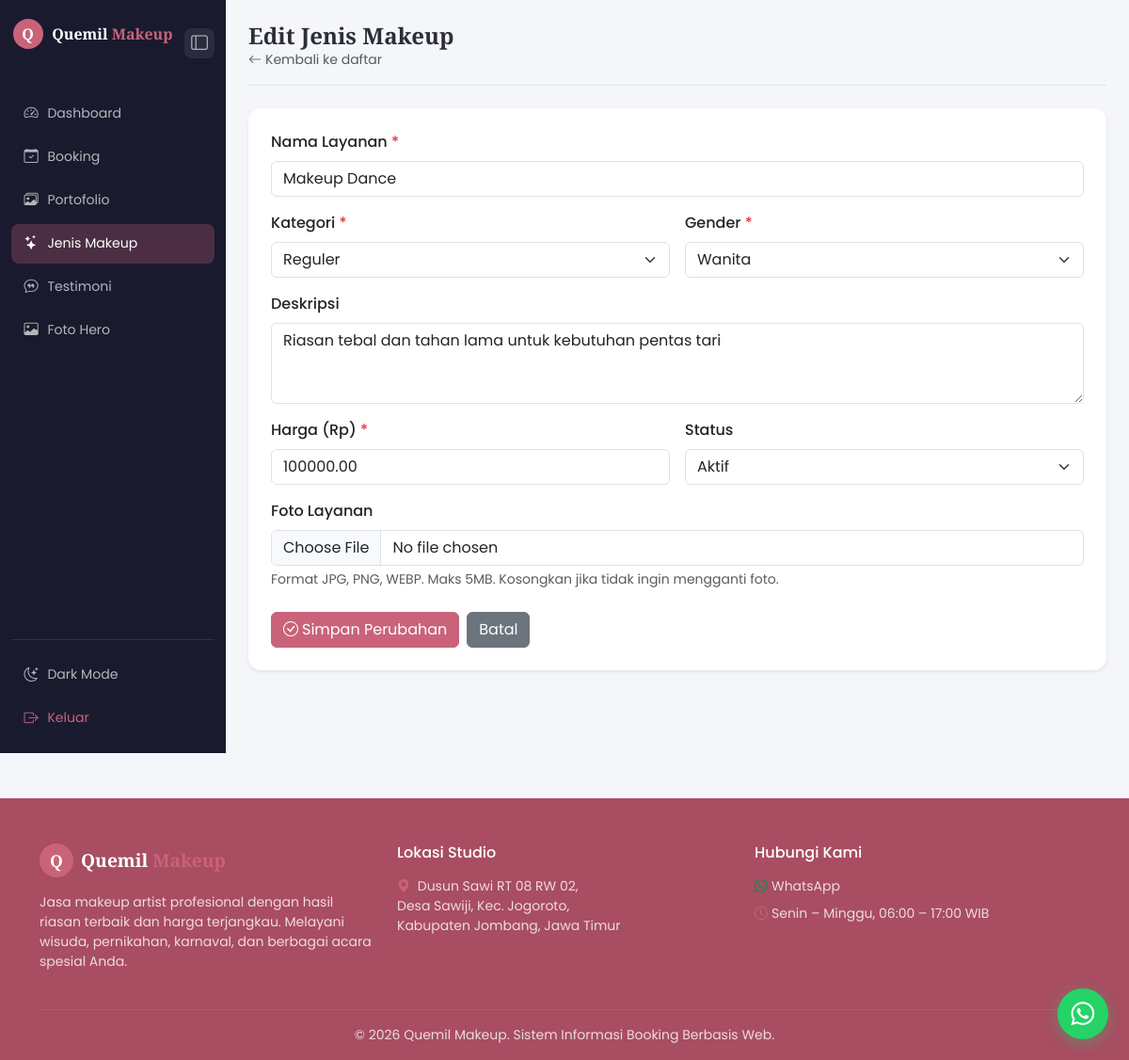
The page /public/admin/jenis-makeup-edit.php?id=2 (signed in) on the database its author committed.
### tables this page shows
CREATE TABLE IF NOT EXISTS `jenis_makeup` (
  `id`         INT UNSIGNED AUTO_INCREMENT PRIMARY KEY,
  `nama`       VARCHAR(100) NOT NULL,
  `kategori`   VARCHAR(50)  NOT NULL DEFAULT 'Reguler',
  `gender`     ENUM('wanita','pria','couple','anak') NOT NULL DEFAULT 'wanita',
  `deskripsi`  TEXT,
  `harga`      DECIMAL(12,2) NOT NULL DEFAULT 0,
  `is_active`  TINYINT(1) NOT NULL DEFAULT 1,
  `created_at` DATETIME NOT NULL DEFAULT CURRENT_TIMESTAMP
);

### app/helpers/functions.php (called while the page is built, shortened)
<?php
function baseUrl(string $path = ''): string
{
    return rtrim(APP_URL, '/') . '/' . ltrim($path, '/');
}
function e(string $str): string
{
    return htmlspecialchars($str, ENT_QUOTES, 'UTF-8');
}

### config/database.php (called while the page is built, shortened)
<?php
class Database
{
    private static ?PDO $instance = null;
    public static function getInstance(): PDO
    {
        if (self::$instance === null) {
            $dsn = sprintf(
                'mysql:host=%s;port=%s;dbname=%s;charset=%s',
                DB_HOST, DB_PORT, DB_NAME, DB_CHARSET
            );
            $options = [
                PDO::ATTR_ERRMODE            => PDO::ERRMODE_EXCEPTION,
                PDO::ATTR_DEFAULT_FETCH_MODE => PDO::FETCH_ASSOC,
                PDO::ATTR_EMULATE_PREPARES   => false,
            ];
            try {
                self::$instance = new PDO($dsn, DB_USER, DB_PASS, $options);
            } catch (PDOException $e) {
                if (APP_ENV === 'development') {
                    die('Koneksi database gagal: ' . $e->getMessage());
                }
                die('Terjadi kesalahan pada server. Silakan coba beberapa saat lagi.');
            }
        }
        return self::$instance;
    }
}
function db(): PDO
{
    return Database::getInstance();
}

### app/models/JenisMakeup.php (called while the page is built, shortened)
<?php
require_once BASE_PATH . '/config/database.php';
class JenisMakeup
{
    private PDO $db;
    public function __construct()
    {
        $this->db = db();
    }
    public function findById(int $id): ?array
    {
        $stmt = $this->db->prepare('SELECT * FROM jenis_makeup WHERE id = ? LIMIT 1');
        $stmt->execute([$id]);
        return $stmt->fetch() ?: null;
    }
}

### public/admin/jenis-makeup-edit.php (the view, shortened to what this page needs)
<?php
require_once BASE_PATH . '/config/database.php';
require_once BASE_PATH . '/app/helpers/functions.php';
require_once BASE_PATH . '/app/models/JenisMakeup.php';
$model = new JenisMakeup();
$id = (int) ($_GET['id'] ?? 0);
$item = $model->findById($id);
require_once BASE_PATH . '/views/partials/header.php';
?>
<div class="dashboard-wrapper">
  <?php $activePage = 'jenis-makeup'; require_once BASE_PATH . '/views/partials/sidebar_admin.php'; ?>
  <div class="dashboard-content">
    <div class="d-flex align-items-center justify-content-between mb-4 pb-3 border-bottom">
      <div class="d-flex align-items-center gap-3">
        <div>
          <h4 class="fw-bold mb-0" style="font-family:var(--font-serif)">Edit Jenis Makeup</h4>
          <p class="text-muted small mb-0">
            <a href="<?= baseUrl('admin/jenis-makeup.php') ?>" class="text-muted text-decoration-none">
              <i class="bi bi-arrow-left me-1"></i>Kembali ke daftar
            </a>
          </p>
        </div>
      </div>
    </div>
    <div class="card border-0 shadow-sm rounded-rose">
      <div class="card-body p-4">
        <form method="POST" enctype="multipart/form-data">
          <div class="row g-3">
            <div class="col-md-12">
              <label class="form-label fw-medium">Nama Layanan <span class="text-danger">*</span></label>
              <input type="text" class="form-control" name="nama"
                     value="<?= e($item['nama']) ?>" required placeholder="Contoh: Makeup Wisuda">
            </div>
            <div class="col-md-6">
              <label class="form-label fw-medium">Kategori <span class="text-danger">*</span></label>
              <select class="form-select" name="kategori" required>
                <?php foreach (JenisMakeup::KATEGORI_LIST as $kat): ?>
                <option value="<?= e($kat) ?>" <?= $item['kategori'] === $kat ? 'selected' : '' ?>>
                  <?= e($kat) ?>
                </option>
                <?php endforeach; ?>
              </select>
            </div>
            <div class="col-md-6">
              <label class="form-label fw-medium">Gender <span class="text-danger">*</span></label>
              <select class="form-select" name="gender" required>
                <option value="wanita" <?= $item['gender'] === 'wanita' ? 'selected' : '' ?>>Wanita</option>
              </select>
            </div>
            <div class="col-md-12">
              <label class="form-label fw-medium">Deskripsi</label>
              <textarea class="form-control" name="deskripsi" rows="3"
                        placeholder="Deskripsi singkat layanan"><?= e($item['deskripsi'] ?? '') ?></textarea>
            </div>
            <div class="col-md-6">
              <label class="form-label fw-medium">Harga (Rp) <span class="text-danger">*</span></label>
              <input type="number" class="form-control" name="harga"
                     value="<?= e($item['harga']) ?>" required min="0" step="1000">
            </div>
            <div class="col-md-6">
              <label class="form-label fw-medium">Status</label>
              <select class="form-select" name="is_active">
                <option value="1" <?= $item['is_active'] ? 'selected' : '' ?>>Aktif</option>
              </select>
            </div>
            <div class="col-md-12">
              <label class="form-label fw-medium">Foto Layanan</label>
              <input type="file" class="form-control" name="foto"
                     accept="image/jpeg,image/png,image/webp"
                     onchange="previewFoto(this)">
              <div class="form-text">Format JPG, PNG, WEBP. Maks 5MB. Kosongkan jika tidak ingin mengganti foto.</div>
            </div>
          </div>
          <div class="d-flex gap-2 mt-4">
            <button type="submit" class="btn btn-rose">
              <i class="bi bi-check-circle me-1"></i>Simpan Perubahan
            </button>
            <a href="<?= baseUrl('admin/jenis-makeup.php') ?>" class="btn btn-secondary">
              Batal
            </a>
          </div>
        </form>
      </div>
    </div>
  </div>
</div>
<?php require_once BASE_PATH . '/views/partials/footer.php'; ?>

### public/assets/css/style.css (style rules this page uses)
:root { --rose: #c9637a; --rose-dark: #a84d62; --rose-light: #f8e6ea; --gold: #c9a96e; --dark: #1a1a2e; --font-serif: 'Playfair Display', serif; --font-sans: 'Poppins', sans-serif; --body-bg: #f4f6f9; --surface: #ffffff; --surface-2: #f4f6f9; --text: #2d2d3a; --text-muted: #6c757d; --border: #e2e8f0; --navbar-bg: #ffffff; --sidebar-bg: #1a1a2e; --card-shadow: 0 1px 8px rgba(0,0,0,.08); --input-bg: #ffffff; }
*, *::before, *::after { box-sizing: border-box; }
html { scroll-behavior: smooth; }
body { font-family: var(--font-sans); background: var(--body-bg); color: var(--text); transition: background .2s, color .2s; min-height: 100vh; }
a { color: var(--rose); }
.btn-rose { background: var(--rose); color: #fff; border: 1px solid var(--rose); }
.dashboard-wrapper { display: flex; min-height: 100vh; }
.dashboard-content { flex: 1; min-width: 0; background: var(--surface-2); min-height: 100vh; padding: 1.5rem; transition: margin .25s ease; }
.rounded-rose { border-radius: 14px; }
body { animation: pageFadeIn .4s ease-out both; }

### rows shown on the page
jenis_makeup: nama "Makeup Dance", gender "Wanita", deskripsi "Riasan tebal dan tahan lama untuk kebutuhan pentas tari", harga "100000.00", is_active "Aktif"

### other values the page prints
$menu['label'] "Dashboard"
$menu['label'] "Booking"
$menu['label'] "Portofolio"
$menu['label'] "Jenis Makeup"
$menu['label'] "Testimoni"
$menu['label'] "Foto Hero"
APP_NAME "Quemil Makeup"
form field kategori "Reguler"
